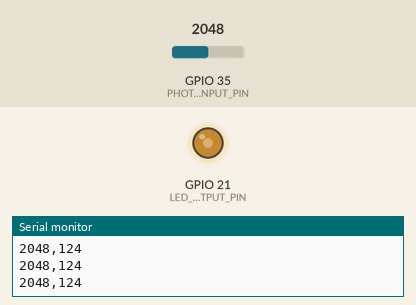
This sketch was run on a simulated ESP32. Parts: output pins drawn as LEDs (lit = HIGH), the last lines printed to the serial monitor. The inputs (shaded band) are chosen by the test bench; at power-on: GPIO 35 (PHOTOCELL_INPUT_PIN) = 2048.

Above: at 2.7 s.
2.8 s: GPIO 35 (PHOTOCELL_INPUT_PIN) set to 1960
At 3.2 s:
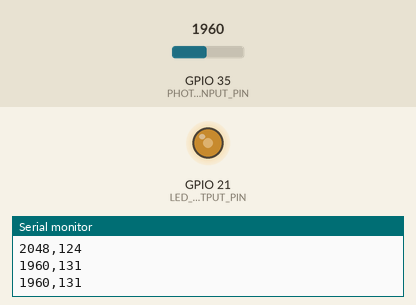
4.3 s: GPIO 35 (PHOTOCELL_INPUT_PIN) set to 1228
At 4.9 s:
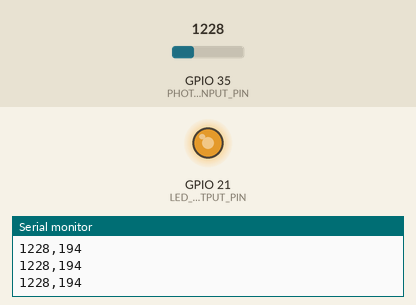
5.9 s: GPIO 35 (PHOTOCELL_INPUT_PIN) set to 2866
At 6.6 s:
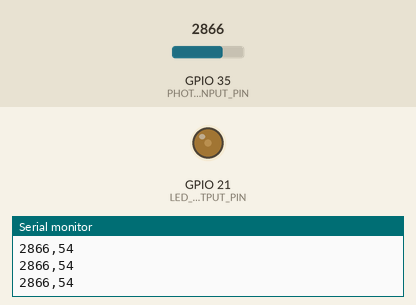
7.6 s: GPIO 35 (PHOTOCELL_INPUT_PIN) set to 2047
At 9.1 s:
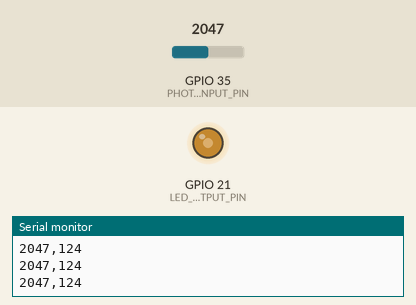
Timing chart, 0 to 10.2 s (numbered marks = the images above; inputs shaded):
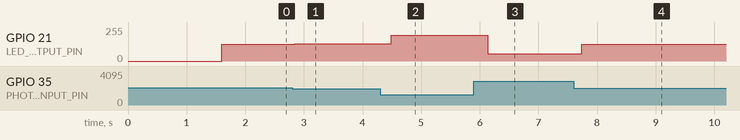

Measured:
- after the input at 2.8 s, GPIO 21 (LED_OUTPUT_PIN): 124/255 → 130/255 after 0.05 s
- after the input at 4.3 s, GPIO 21 (LED_OUTPUT_PIN): 130/255 → 193/255 after 0.19 s
- after the input at 5.9 s, GPIO 21 (LED_OUTPUT_PIN): 193/255 → 54/255 after 0.24 s
- after the input at 7.6 s, GPIO 21 (LED_OUTPUT_PIN): 54/255 → 124/255 after 0.14 s

The sketch:

IoTPhotoresistorLed.ino
```cpp
/*
 * This example reads in a photoresistor value from A7 using a voltage-divider circuit,
 * proportionally sets the brightness of an LED (hooked up to GPIO 21), and uploads
 * the raw photoresistor value to the cloud using Adafruit IO.
 *
 * WARNING: You cannot use the ESP32's ADC#2 with WiFi active. You can only use
 * ADC#1 pins. See below for details.
 *
 * This code is based, in part, on:
 * https://makeabilitylab.github.io/physcomp/sensors/photoresistors.html
 * https://learn.adafruit.com/adafruit-io-basics-analog-input
 *
 * The Adafruit IO tutorials:
 * https://learn.adafruit.com/welcome-to-adafruit-io/overview
 *
 * The Adafruit IO source code:
 * https://github.com/adafruit/Adafruit_IO_Arduino/tree/master/src
 *
 * By Jon E. Froehlich
 * @jonfroehlich
 * http://makeabilitylab.io
 *
 */

/************************** Configuration ***********************************/

// edit the config.h tab and enter your Adafruit IO credentials
// and any additional configuration needed for WiFi, cellular,
// or ethernet clients.
#include "config.h"

/******************** Photoresistor / LED Circuit ***************************/

const int LED_OUTPUT_PIN = 21;

// WARNING! Because this program uses WiFi, we cannot use ADC#2, which
// affects A5(4), A11 (12), A12 (13), A6 (14), A8 (15), A1 (25), A0 (26), A10 (27)
// (The GPIO pins are in parantheses). You must use ADC#1 instead, which are
// pins A7 (32), A9 (33), A2 (34), A4 (36), and A3 (39)
const int PHOTOCELL_INPUT_PIN = A7;

// Set the min and max photocell values (this will be based on
// the brightness of your environment and the size of the voltage-divider
// resistor that you selected). So, the best way to set these values
// is to view the photocellVal in the Serial Monitor or Serial Plotter
// under different expected lighting conditions and observe the values
// The comments below assume that the photoresistor is in the R2 position
// in the voltage divider

// Is the photocell R1 or R2 in the voltage divider?
// If it's R1, then we using the "lightness" sensor configuration and the voltage will
// drop with increases in ambient lightness. If the photocell is R2, then we're using the
// "darkness" sensor configuration and the voltage will increase as ambient lightness
// decreases. See:
// https://makeabilitylab.github.io/physcomp/sensors/photoresistors.html#using-photoresistors-with-microcontrollers
const boolean PHOTOCELL_IS_R2_IN_VOLTAGE_DIVIDER = false; // set false if photocell is R1

// If the photocell is R1, then MIN_PHOTOCELL_VAL is the value of analogRead when it's darkest
// If the photocell is R2, then MIN_PHOTOCELL_VAL is the value of analogRead when it's lightest
// Measure this empirically given your deployment environment and then update this value
// Check the Serial Monitor
const int MIN_PHOTOCELL_VAL = 500;

// If the photocell is R1, then MAX_PHOTOCELL_VAL is the value of analogRead when it's lightest
// If the photocell is R2, then MAX_PHOTOCELL_VAL is the value of analogRead when it's darkest
// Measure this empirically given your deployment environment and then update this value
const int MAX_PHOTOCELL_VAL = 3500;

const int PWM_CHANNEL = 0; // ESP32 has 16 channels which can generate 16 independent waveforms
const int PWM_FREQ = 500;  // Recall that Arduino Uno is ~490 Hz. Official ESP32 example uses 5,000Hz
const int PWM_RESOLUTION = 8; // We'll use same resolution as Uno (8 bits, 0-255) but ESP32 can go up to 16 bits

// The max duty cycle value based on PWM resolution (will be 255 if resolution is 8 bits)
const int MAX_DUTY_CYCLE = (int)(pow(2, PWM_RESOLUTION) - 1);

/************************** Adafruit IO stuff ***********************************/

// The name of your feed here will show up in your feeds:
// So, for example: https://io.adafruit.com/makeabilitylab/feeds
AdafruitIO_Feed *_adafruitIoFeed= io.feed("lightlevel");

unsigned long _lastUploadTimestamp = 0;
int _lastUploadedVal = -1;
const unsigned long MAX_ELAPSED_TIME_BETWEEN_UPLOADS_MS = 10000; // max upload rate on free tier is 30/minute
const unsigned long MIN_ELAPSED_TIME_BETWEEN_UPLOADS_MS = 2000; // don't set this lower than 2000 (2 secs) given upload rate limit

void setup() {
  Serial.begin(9600);

  // Setup our pins
  pinMode(LED_OUTPUT_PIN, OUTPUT);
  pinMode(PHOTOCELL_INPUT_PIN, INPUT);

  // Setup the PWM waveform and attach our LED output pin
  ledcSetup(PWM_CHANNEL, PWM_FREQ, PWM_RESOLUTION);
  ledcAttachPin(LED_OUTPUT_PIN, PWM_CHANNEL);

  // Wait for serial monitor to open
  while(!Serial);

  // Connect to io.adafruit.com
  Serial.print("Connecting to Adafruit IO");
  io.connect();

  // Wait for a connection
  while(io.status() < AIO_CONNECTED) {
    Serial.print(".");
    delay(500);
  }

  // We are connected
  Serial.println();
  Serial.println(io.statusText());
}

void loop() {

  // io.run(); is required for all sketches.
  // it should always be present at the top of your loop
  // function. it keeps the client connected to
  // io.adafruit.com, and processes any incoming data.
  io.run();

  // Read the photo-sensitive resistor value. If you have the photocell resistor hooked
  // up as Rtop in the voltage divider (that is, one leg of the photocell is connected to 5V),
  // then higher values correspond to brightness. If you have the photocell hooked up as Rbottom
  // in the voltage divider (that is, one leg of the photocell is connected to GND), then
  // higher values correspond to darkness.
  int photocellVal = analogRead(PHOTOCELL_INPUT_PIN);
  unsigned long currentTimestamp = millis();

  // Check to see if the photocell values are different. If they are different, make sure we've passed the
  // MIN_ELAPSED_TIME_BETWEEN_UPLOADS_MS threshold as we need to throttle our uploads. If they are
  // the same, then we need to make sure we've passed the MAX_ELAPSED_TIME_BETWEEN_UPLOADS_MS threshold
  if ((_lastUploadedVal != photocellVal && (currentTimestamp - _lastUploadTimestamp) > MIN_ELAPSED_TIME_BETWEEN_UPLOADS_MS) ||
      (_lastUploadedVal == photocellVal && (currentTimestamp - _lastUploadTimestamp) > MAX_ELAPSED_TIME_BETWEEN_UPLOADS_MS)){

    if(_lastUploadedVal != photocellVal){
      Serial.println((String)"Read in new value: " + photocellVal + " Last uploaded val: " + _lastUploadedVal);
      Serial.println((String)"Time since last upload: " + (currentTimestamp - _lastUploadTimestamp) + " ms");
    }else{
      Serial.print((String)"Photoresistor is steady at " + photocellVal);
      Serial.print((String)" but time since last upload is " + (currentTimestamp - _lastUploadTimestamp) + " ms");
      Serial.println((String)", which exceeds threshold of " + MAX_ELAPSED_TIME_BETWEEN_UPLOADS_MS + " ms");
    }
    Serial.println((String)"Sending " + photocellVal);
    _adafruitIoFeed->save(photocellVal);
    _lastUploadedVal = photocellVal;
    _lastUploadTimestamp = millis();
  }

  // Remap the value for output.
  int dutyCycle = map(photocellVal, MIN_PHOTOCELL_VAL, MAX_PHOTOCELL_VAL, 0, 255);

  // The map function does not constrain output outside of the provided range
  // so, we need to make sure that things are within range for the led
  dutyCycle = constrain(dutyCycle, 0, 255);

  if(PHOTOCELL_IS_R2_IN_VOLTAGE_DIVIDER == false){
    // We need to invert the LED (it should be brighter when environment is darker)
    // This assumes the photocell is Rtop in the voltage divider
    dutyCycle = 255 - dutyCycle;
  }

  // Print the raw photocell value and the converted led value (e,g., for Serial
  // Console and Serial Plotter)
  Serial.print(photocellVal);
  Serial.print(",");
  Serial.println(dutyCycle);

  // Write out the LED value.
  ledcWrite(PWM_CHANNEL, dutyCycle);

  delay(100); //read from the photocell ~10 times/sec
}
```

config.h
```cpp
/************************ Adafruit IO Config *******************************/

// visit io.adafruit.com if you need to create an account,
// or if you need your Adafruit IO key.
#define IO_USERNAME "your_username"
#define IO_KEY "your_key"

/******************************* WIFI **************************************/

// the AdafruitIO_WiFi client will work with the following boards:
//   - HUZZAH ESP8266 Breakout -> https://www.adafruit.com/products/2471
//   - Feather HUZZAH ESP8266 -> https://www.adafruit.com/products/2821
//   - Feather HUZZAH ESP32 -> https://www.adafruit.com/product/3405
//   - Feather M0 WiFi -> https://www.adafruit.com/products/3010
//   - Feather WICED -> https://www.adafruit.com/products/3056
//   - Adafruit PyPortal -> https://www.adafruit.com/product/4116
//   - Adafruit Metro M4 Express AirLift Lite ->
//   https://www.adafruit.com/product/4000
//   - Adafruit AirLift Breakout -> https://www.adafruit.com/product/4201
//   - Adafruit AirLift Shield -> https://www.adafruit.com/product/4285
//   - Adafruit AirLift FeatherWing -> https://www.adafruit.com/product/4264

#define WIFI_SSID "your_ssid"
#define WIFI_PASS "your_pass"

// uncomment the following line if you are using airlift
// #define USE_AIRLIFT

// uncomment the following line if you are using winc1500
// #define USE_WINC1500

// comment out the following lines if you are using fona or ethernet
#include "AdafruitIO_WiFi.h"

#if defined(USE_AIRLIFT) || defined(ADAFRUIT_METRO_M4_AIRLIFT_LITE) ||         \
    defined(ADAFRUIT_PYPORTAL)
// Configure the pins used for the ESP32 connection
#if !defined(SPIWIFI_SS) // if the wifi definition isnt in the board variant
// Don't change the names of these #define's! they match the variant ones
#define SPIWIFI SPI
#define SPIWIFI_SS 10 // Chip select pin
#define NINA_ACK 9    // a.k.a BUSY or READY pin
#define NINA_RESETN 6 // Reset pin
#define NINA_GPIO0 -1 // Not connected
#endif
AdafruitIO_WiFi io(IO_USERNAME, IO_KEY, WIFI_SSID, WIFI_PASS, SPIWIFI_SS,
                   NINA_ACK, NINA_RESETN, NINA_GPIO0, &SPIWIFI);
#else
AdafruitIO_WiFi io(IO_USERNAME, IO_KEY, WIFI_SSID, WIFI_PASS);
#endif
/******************************* FONA **************************************/

// the AdafruitIO_FONA client will work with the following boards:
//   - Feather 32u4 FONA -> https://www.adafruit.com/product/3027

// uncomment the following two lines for 32u4 FONA,
// and comment out the AdafruitIO_WiFi client in the WIFI section
// #include "AdafruitIO_FONA.h"
// AdafruitIO_FONA io(IO_USERNAME, IO_KEY);

/**************************** ETHERNET ************************************/

// the AdafruitIO_Ethernet client will work with the following boards:
//   - Ethernet FeatherWing -> https://www.adafruit.com/products/3201

// uncomment the following two lines for ethernet,
// and comment out the AdafruitIO_WiFi client in the WIFI section
// #include "AdafruitIO_Ethernet.h"
// AdafruitIO_Ethernet io(IO_USERNAME, IO_KEY);
```
